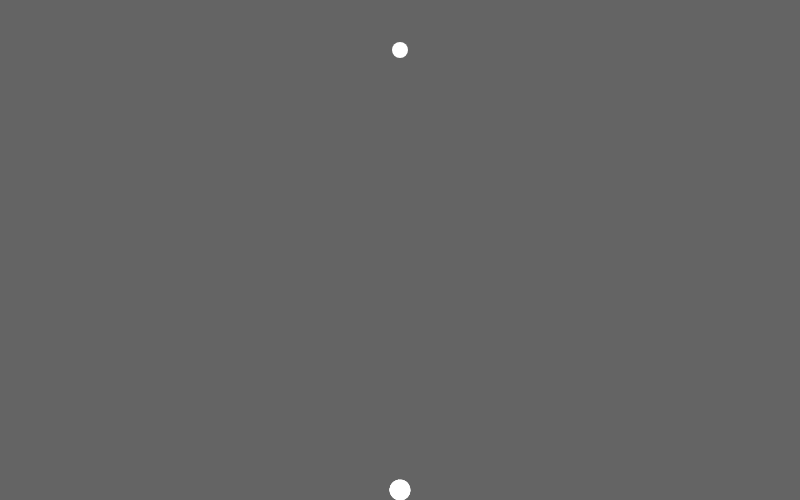
Frame 1 (no input)
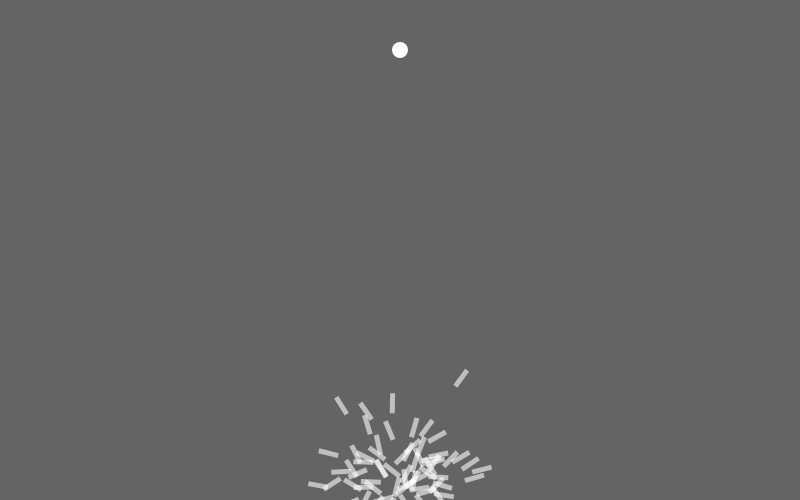
Frame 60 (no input)
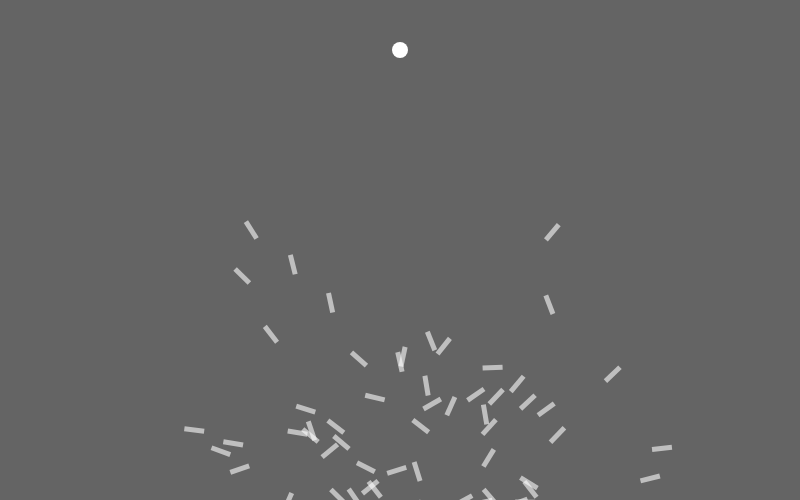
Frame 120 (the mouse pressed at the canvas centre since frame 60)

The p5.js sketch that drew these frames (run headless with seeded random() and noise() and a simulated clock; from frame 60 on, the mouse is pressed at the canvas centre):

// p5.js sketch
// ── sketch.js
var population;
var count = 0;
var lifespan = 500;
var target;
var lifeP;

function setup() {
  createCanvas(800, 500);
  population = new Population();
  target = createVector(width/2, 50)
  lifeP = createP();
}

function draw() {
  background(100);
  population.run();
  population.checkState();
  lifeP.html(count)
  count++;
  noStroke();
  ellipse(target.x, target.y, 16, 16);
  if(count == lifespan) {
    population.evaluate();
    population.selection();
    count = 0;
  }
}

function Population() {
  this.rockets = [];
  this.popsize = 100;
  this.matingpool;

  for (var i = 0; i < this.popsize; i++) {
    this.rockets[i] = new Rocket();
  }

  this.run = function() {
    for (var i = 0; i < population.rockets.length; i++) {
      population.rockets[i].update();
      population.rockets[i].show();
    }
  }

  this.checkState = function() {
    for (var i = 0; i < population.rockets.length; i++) {
      if (population.rockets[i].pos.x >= target.x - 16 && population.rockets[i].pos.x <= target.x + 16) {
        if (population.rockets[i].pos.y <= target.y + 16 && population.rockets[i].pos.y >= target.y - 16) {
          population.rockets[i].pos.x = target.x;
          population.rockets[i].pos.y = target.y;
          population.rockets[i].success = true;
        }
      }

      if (population.rockets[i].pos.x > width || population.rockets[i].pos.x < 0 || population.rockets[i].pos.y < 0 || population.rockets[i].pos.y > height) {
        population.rockets[i].destroy = true;
      }

    }
  }

  this.evaluate = function() {
    var maxfit = 0;

    for (var i = 0; i < this.popsize; i++) {
      this.rockets[i].calcFitness();
      if (this.rockets[i].fitness > maxfit) {
        maxfit = this.rockets[i].fitness;
      }
    }

    for (var i = 0; i < this.popsize; i++) {
      this.rockets[i].fitness /= maxfit;
      if (this.rockets[i].success) this.rockets[i].fitness * 2
      if (this.rockets[i].destroy) this.rockets[i].fitness / 2
    }

    this.matingpool = [];

    for (var i = 0; i < this.popsize; i++) {
      var n = this.rockets[i].fitness * 100;
      for (var j = 0; j < n; j++) {
        this.matingpool.push(this.rockets[i]);
      }
    }

  }

  this.selection = function() {
    var newPopulation = [];

    for (var i = 0; i < this.rockets.length; i++) {
      var partnerA = random(this.matingpool).dna;
      var partnerB = random(this.matingpool).dna;
      var child = partnerA.crossover(partnerB);
      child.mutate();
      newPopulation[i] = new Rocket(child);
    }
    this.rockets = newPopulation;

  }

}

function DNA() {
  this.genes = [];
  this.mutation = 0.01;

  for (var i = 0; i < lifespan; i++) {
    this.genes[i] = p5.Vector.random2D()
    this.genes[i].setMag(0.2)
  }

  this.crossover = function (partner) {
    var child = new DNA();
    var mid = floor(random(this.genes.length));
    for (var i = 0; i < this.genes.length; i++) {
      if (i < mid) child.genes[i] = this.genes[i];
      else child.genes[i] = partner.genes[i];
    }

    return child;

  }

  this.mutate = function() {
    for (var i = 0; i < this.genes.length; i++) {
      if (random(1) < this.mutate) {
        this.genes[i] = p5.Vector.random2D();
      }
    }
  }

}

function Rocket(dna) {
  this.vel = createVector();
  this.acc = createVector();
  this.pos = createVector(width/2, height - 10);
  this.fitness = 0;
  this.success = false;
  this.destroy = false;
  if (dna) {
    this.dna = dna;
  } else {
    this.dna = new DNA();
  }

  this.applyForce = function(force) {
    this.acc.add(force);
  }

  this.update = function() {
    this.applyForce(this.dna.genes[count]);

    this.vel.add(this.acc);
    this.pos.add(this.vel);
    this.acc.mult(0);
  }

  this.show = function() {
    push();
    noStroke();
    fill(255, 150);
    rectMode(CENTER)
    translate(this.pos.x, this.pos.y);
    rotate(this.vel.heading());
    rect(0, 0, 20, 5);
    pop();
  }

  this.calcFitness = function() {
    var d = dist(this.pos.x, this.pos.y, target.x, target.y);
    this.fitness = map(d, 0, width, width, 0);
  }

}
